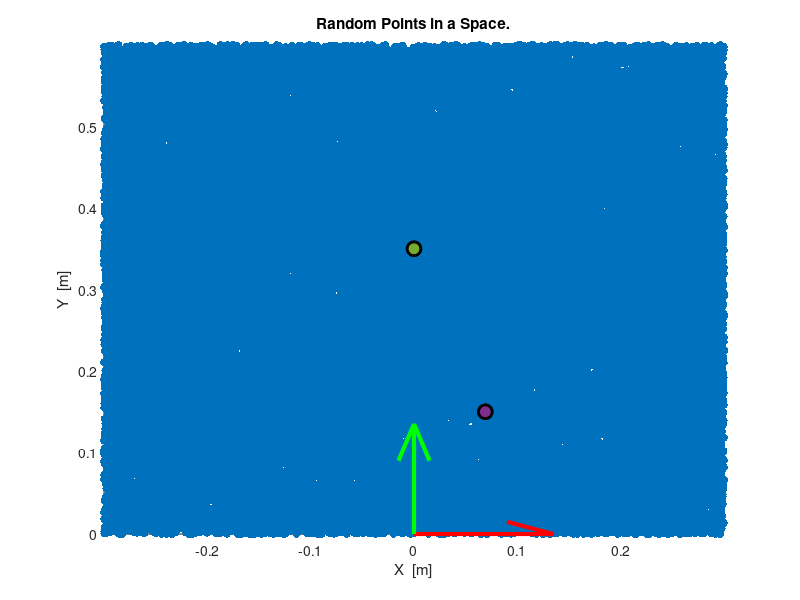

Source code (MATLAB): (Note: this script raises an error after producing the figure.)
%　部分高速typeAの経路を表示する
%　データは以前作成したものを利用

clear;

addpath('.', '-end');
addpath('function', '-end');

load('data/random_point2.mat', 'random_point');

apply_points = [];
first_pos = [0.069, 0.150];
goal_pos = [0.0, 0.350];


min_theta = 90;
max_theta = 114.4;
half_range = max_theta - min_theta;
average_theta = (min_theta + max_theta) / 2;

figure;

hold on;

grid on;

axis([-0.3 0.3 0.0 0.6]);
scatter(random_point(:, 1), random_point(:, 2), 'filled');
scatter(first_pos(1), first_pos(2), 100, 'filled', "g", 'MarkerEdgeColor', 'k', 'LineWidth', 2);
scatter(goal_pos(1), goal_pos(2), 100, 'filled', "r", 'MarkerEdgeColor', 'k', 'LineWidth', 2);

% x軸の描画
%line([0 0.2], [0 0], 'Color', 'red', 'LineWidth', 2); 
quiver(0.0, 0.0, 0.15, 0.0, 'Color', 'red', 'LineWidth', 3);
% y軸の描画
%line([0 0], [0 0.2], 'Color', 'green', 'LineWidth', 2); 
quiver(0.0, 0.0, 0.0, 0.15, 'Color', 'green', 'LineWidth', 3);


xlabel('X  [m]');
ylabel('Y  [m]');

title('Random Points in a Space.')

% ここはプログラム実行のための準備
origin_point = first_pos;
row_number = 0;
apply_points = [apply_points; first_pos];
diff_x_goal = goal_pos(1) - first_pos(1);
diff_y_goal = goal_pos(2) - first_pos(2);
goal_pos_theta = atan2(diff_y_goal, diff_x_goal);
goal_pos_theta = rad2deg(goal_pos_theta);

%[return_point, all_points] = search_apply_point(first_pos, goal_pos, random_point, min_theta, max_theta, origin_point, goal_pos_theta);

scatter(first_pos(1), first_pos(2), 100, 'filled', "g", 'MarkerEdgeColor', 'k', 'LineWidth', 2);
scatter(goal_pos(1), goal_pos(2), 100, 'filled', "r", 'MarkerEdgeColor', 'k', 'LineWidth', 2);

% ここから実施
% 手始めに一つずつ実施する
[return_point, all_points] = search_apply_point(first_pos, goal_pos, random_point, min_theta, max_theta, origin_point, goal_pos_theta);
apply_points = [apply_points; return_point];
origin_point = apply_points(end, :);
scatter(origin_point(1), origin_point(2), 100, 'filled', "k", 'MarkerEdgeColor', 'k', 'LineWidth', 2);